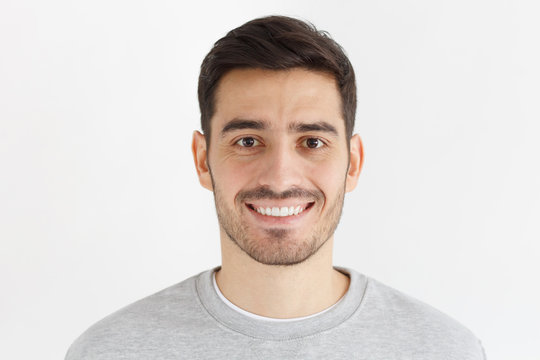
#> input picture face1.jpg, 540 x 360 px
$ jupyter execute tristamIProject.ipynb
#> lines starting #> are read from the running program, lines starting #| are printed output that depends on the picture; after the words box and inside, x2 and y2 are one past the last pixel; in counts of white or black regions, pixels touching at a corner belong together
[cell 1]
import cv2
import matplotlib.pyplot as plt

[cell 2]
image = cv2.imread('face1.jpg')
#> image is the input picture: shape (360, 540, 3); mean B, G, R 211.8, 215.7, 222.7
image1=cv2.imread('multiple.jpg')
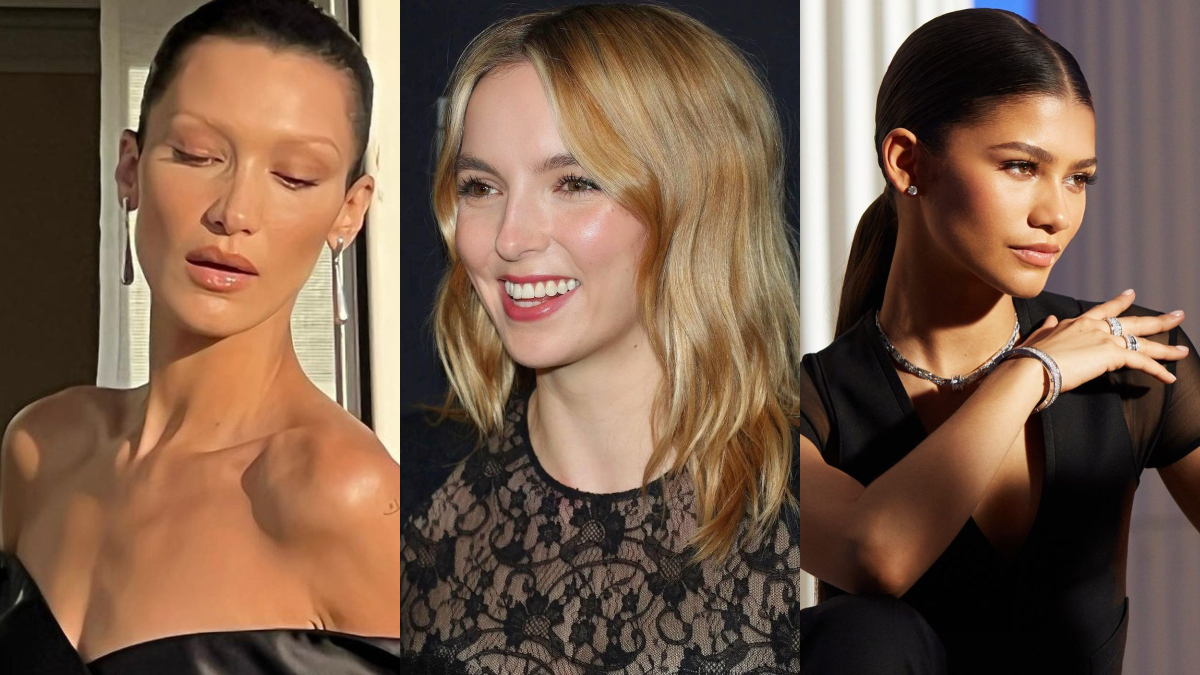
#> input picture multiple.jpg, 1200 x 675 px
#> image1 is the input picture: shape (675, 1200, 3); mean B, G, R 72.7, 91, 117.5
image2 = cv2.imread('noface.jpg')
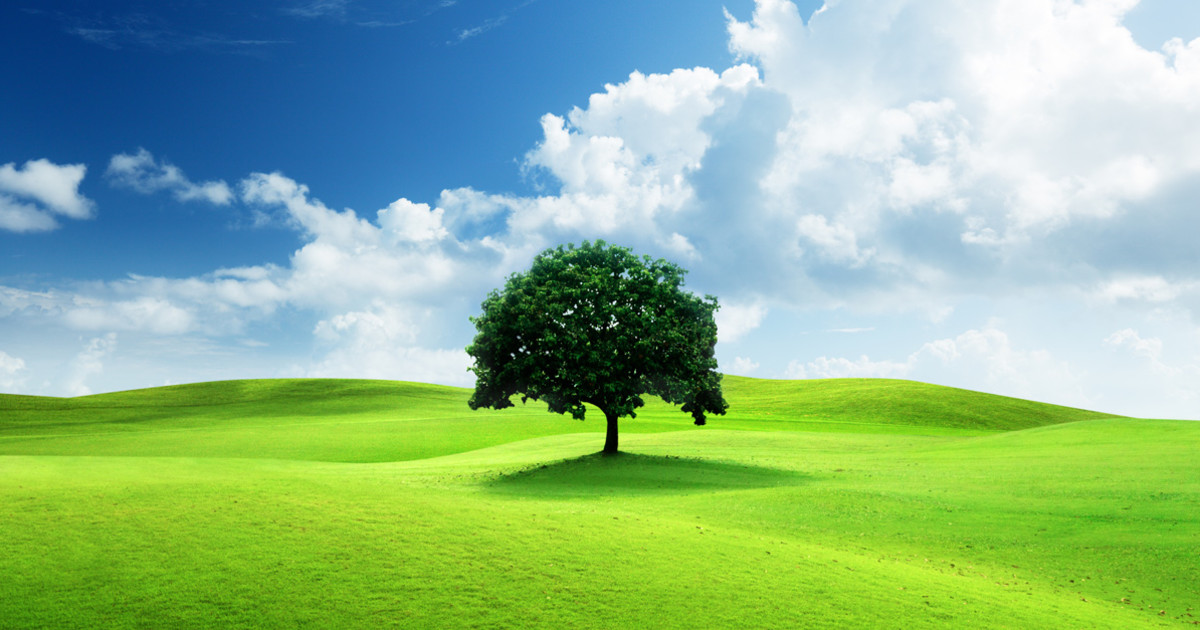
#> input picture noface.jpg, 1200 x 630 px
#> image2 is the input picture: shape (630, 1200, 3); mean B, G, R 139.7, 183.3, 139.6

[cell 3]
image.shape
#> Out = (360, 540, 3)

[cell 4]
face_cascade = cv2.CascadeClassifier(cv2.data.haarcascades + 'haarcascade_frontalface_default.xml')

[cell 5]
gray = cv2.cvtColor(image, cv2.COLOR_BGR2GRAY)
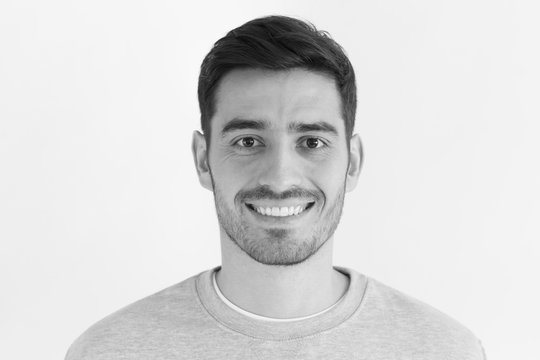
#> gray: shape (360, 540); min 4, max 255, mean 217.4
faces = face_cascade.detectMultiScale(gray, scaleFactor=1.1,minNeighbors=5,minSize=(30,30))
#> faces = [[182, 64, 195, 195]]

if len(faces) == 0:
    print("No face found in the image")
else:
    for (x, y, w, h) in faces:
        cv2.rectangle(image, (x, y), (x + w, y + h), (0, 255, 0))
#> this loop made 1 pass
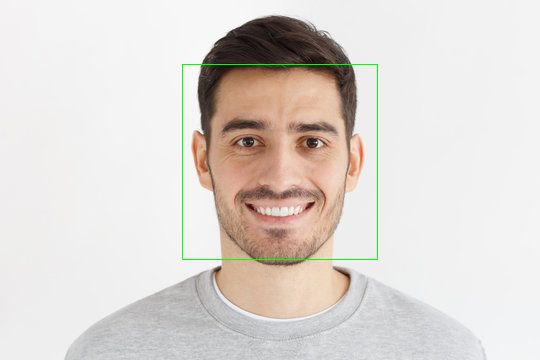
#> image: shape (360, 540, 3); 0.4% of pixels changed, all inside (x1, y1, x2, y2) = (182, 64, 378, 260)

[cell 6]
#image_rgb= cv2.cvtColor(image, cv2.COLOR_BGR2RGB)
# Display the image using Matplotlib
fig, ax = plt.subplots()
#ax.imshow(image_rgb)
ax.imshow(image)
ax.set_title('Detected Faces')

# Display the axes labels
ax.set_xlabel('x')
ax.set_ylabel('y')

plt.show()

[cell 7]
gray = cv2.cvtColor(image2, cv2.COLOR_BGR2GRAY)
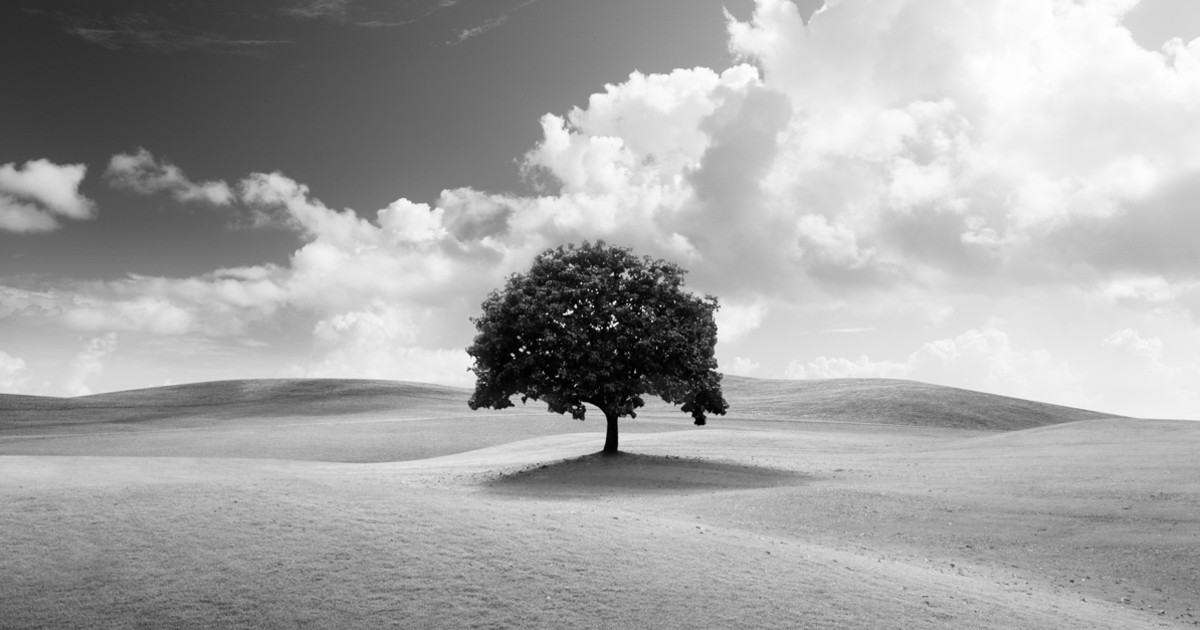
#> gray: shape (630, 1200); min 0, max 255, mean 165.3
faces = face_cascade.detectMultiScale(gray, scaleFactor=1.1,minNeighbors=5,minSize=(30,30))
#> faces = ()

if len(faces) == 0:
    print("No face found in the image")
else:
    for (x, y, w, h) in faces:
        cv2.rectangle(image, (x, y), (x + w, y + h), (0, 255, 0))

[cell 8]
gray = cv2.cvtColor(image1, cv2.COLOR_BGR2GRAY)
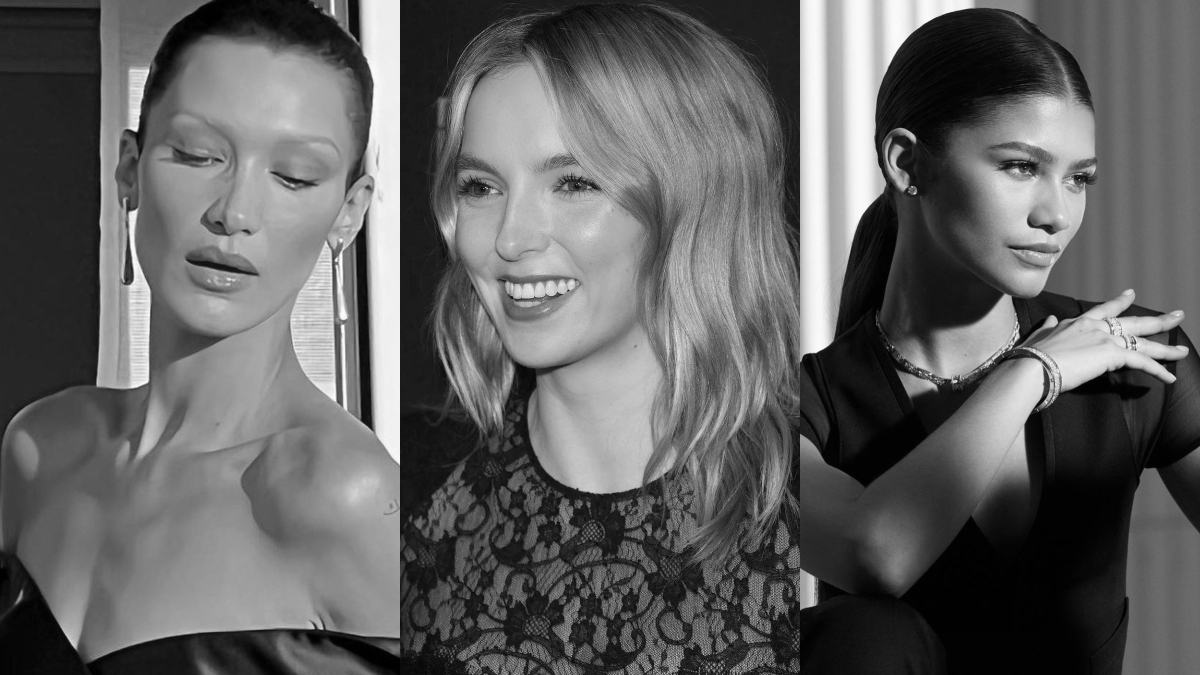
#> gray: shape (675, 1200); min 0, max 253, mean 96.8
faces = face_cascade.detectMultiScale(gray, scaleFactor=1.1,minNeighbors=5,minSize=(30,30))
#> faces = [[955, 101, 184, 184], [116, 58, 267, 267], [395, 78, 276, 276]]

if len(faces) == 0:
    print("No face found in the image")
else:
    for (x, y, w, h) in faces:
        cv2.rectangle(image, (x, y), (x + w, y + h), (0, 255, 0))
#> this loop made 3 passes
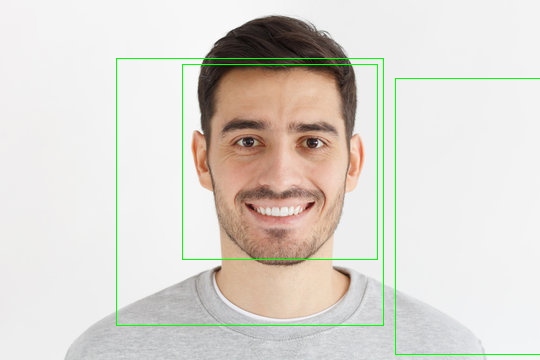
#> image: shape (360, 540, 3); 0.84% of pixels changed, all inside (x1, y1, x2, y2) = (116, 58, 540, 355)
